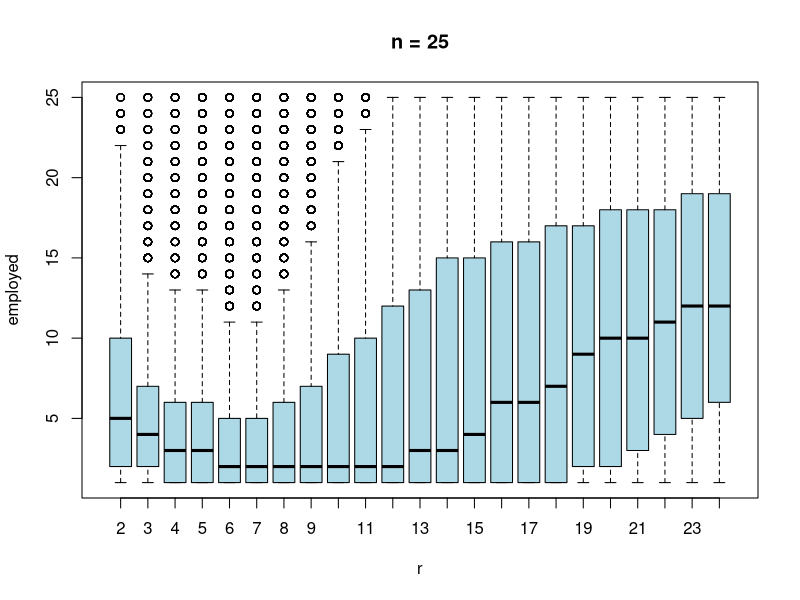
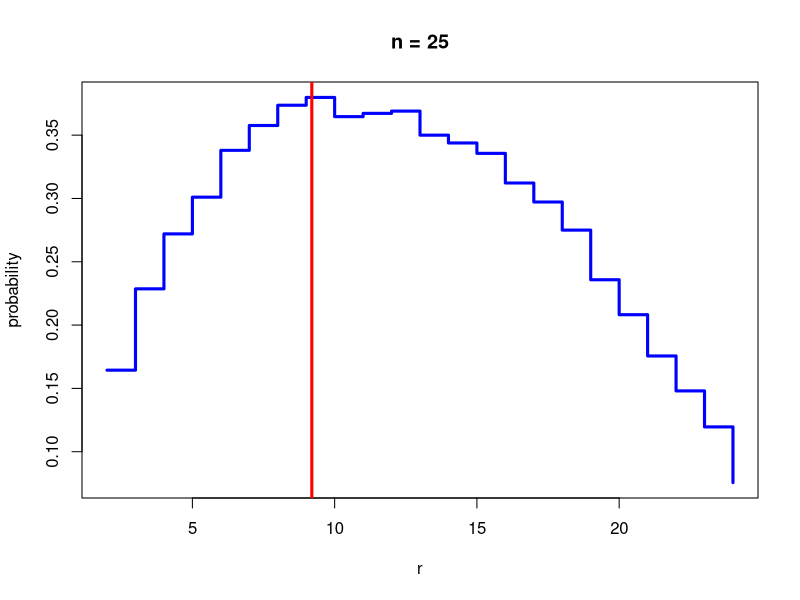

The R source for these figures, in order:
### 秘書問題
## 秘書の採用の試行
myTrial <- function(n,r,verbose=FALSE){ # nとrを指定
    applicants <- sample(1:n,size=n)
    ref <- applicants[1:(r-1)]
    test <- applicants[r:n]
    idx <- which(test < min(ref))
    if(length(idx)==0) {
        employed <- applicants[n]
    } else {
        employed <- test[idx[1]]
    }
    if(verbose==TRUE){ # 全順位も返す
        return(list(applicants=applicants,
                    employed=employed))
    } else { # 採用した者の順位のみ返す
        return(employed)
    }
}

## 試行を行ってみる
n <- 10
myTrial(n,2,verbose=TRUE)
myTrial(n,3,verbose=TRUE)
myTrial(n,4,verbose=TRUE)
myTrial(n,5,verbose=TRUE)
myTrial(n,6,verbose=TRUE)

## Monte-Carlo simulation
## set.seed(8888) # 実験を再現したい場合はシードを指定
mc <- 5000
n <- 25 # 候補者数を変えて実験
myDF <- data.frame(r=NULL,employed=NULL)
for (r in 2:(n-1)) {
    myData <- replicate(mc,myTrial(n,r))
    if(r %in% c(2,6,10,14,18,22)) { # いくつか表示
        cat("試行回数: ", r, "\n")
        print(table(myData))
    }
    myDF <- rbind(myDF,data.frame(r=rep(r,mc),
                                  employed=myData))
}
boxplot(employed ~ r, data=myDF, # rごとの箱ひげ図
        col="lightblue", main=paste("n =", n)) 
(myDF2 <- aggregate(myDF[,"employed"],
                    by=list(r=myDF$r),
                    FUN=function(x){mean(x==1)}))
plot(x ~ r, data=myDF2, # 1位を採用できる確率を表示
     type="s", col="blue", lwd=3,
     main=paste("n =", n), ylab="probability")

## 理論的に良いとされるrの値 (nが十分大きい場合)
n/exp(1) 
abline(v=n/exp(1), col="red", lwd=3)
